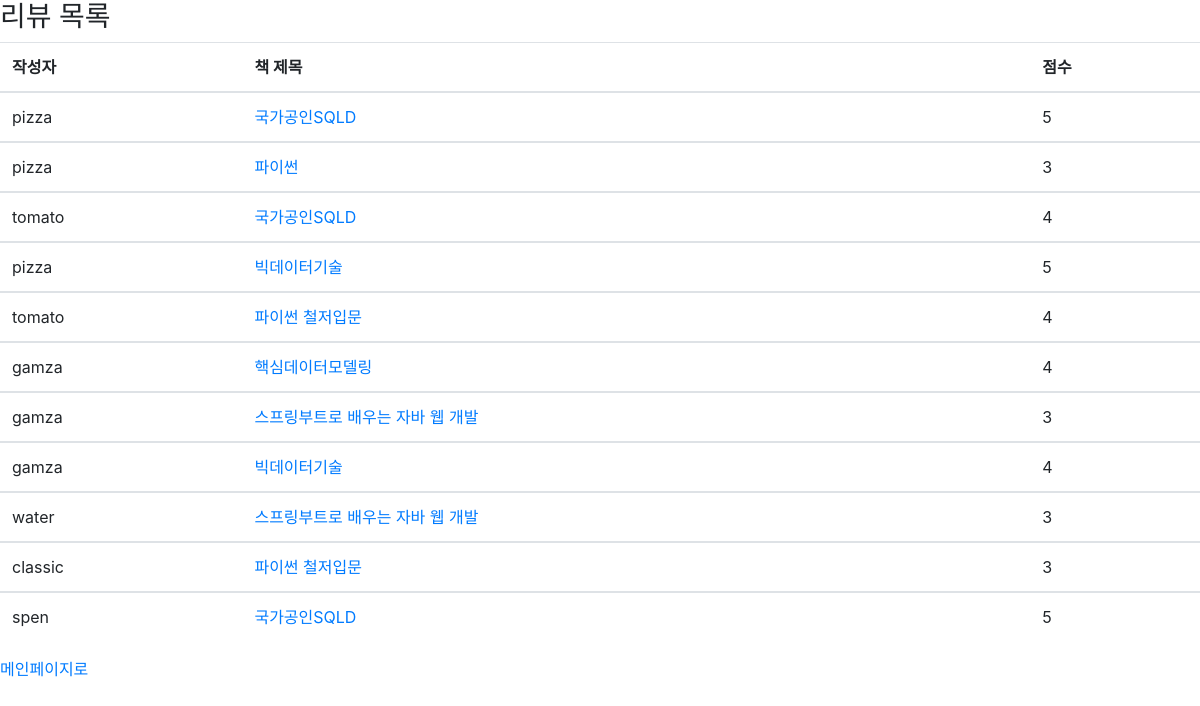
/review/list, run on the app's committed database.
### models/mem_model.py (models this page shows)
class Review(db.Model):
    review_no = db.Column(db.Integer, primary_key=True)
    reviewer = db.Column(db.String(20), nullable=False)
    book_title = db.Column(db.String(20), nullable=False)
    content = db.Column(db.String(60), nullable=False)
    date = db.Column(db.DateTime(), nullable=False)
    score = db.Column(db.String(20), nullable=False)

### routes/rev_route.py (the view)
@bp.route('/list')
def list():
    rlist = service.getAll()
    return render_template('review/list.html', rlist = rlist)

### models/mem_model.py (called while the page is built)
    def getAll(self):
        return Review.query.order_by(Review.review_no.asc())

### templates/review/list.html (shortened to what this page needs)
<!DOCTYPE html>
<html lang="en">
<head>
    <link href="{{ url_for('static', filename='bootstrap.min.css') }}" rel="stylesheet">
</head>
<body>
<h3>리뷰 목록</h3>
<table class="table">
    <thead>
        <tr>
            <th scope="col">작성자</th>
            <th scope="col">책 제목</th>
            <th scope="col">점수</th>
        </tr>
    </thead>
    {% for r in rlist %}
     <tbody>
        <tr>
            <td>{{r.reviewer}}</td>
            <td><a href="/review/detail/{{r.review_no}}">{{r.book_title}}</a></td>
            <td>{{r.score}}</td>
        </tr>
    {% endfor %}
    </tbody>
</table>
<a href="/">메인페이지로</a>
</body>
</html>

### data on the page
Review: reviewer "pizza", book_title "국가공인SQLD", score "5"
Review: reviewer "pizza", book_title "파이썬", score "3"
Review: reviewer "tomato", book_title "국가공인SQLD", score "4"
Review: reviewer "pizza", book_title "빅데이터기술", score "5"
Review: reviewer "tomato", book_title "파이썬 철저입문", score "4"
Review: reviewer "gamza", book_title "핵심데이터모델링", score "4"
Review: reviewer "gamza", book_title "스프링부트로 배우는 자바 웹 개발", score "3"
Review: reviewer "gamza", book_title "빅데이터기술", score "4"
Review: reviewer "water", book_title "스프링부트로 배우는 자바 웹 개발", score "3"
Review: reviewer "classic", book_title "파이썬 철저입문", score "3"
Review: reviewer "spen", book_title "국가공인SQLD", score "5"
